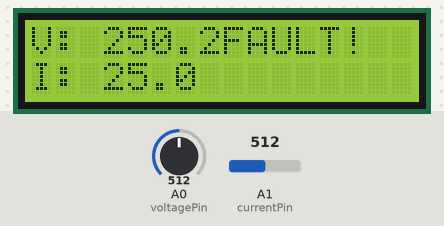
The sketch below on a simulated Arduino Uno, built with avr-gcc and run on an emulated ATmega328P. On the bench: 16×2 character LCD. Inputs (shaded band) come from the test bench; at power-on: A0 (voltagePin) = 512, A1 (currentPin) = 512.

Above: at 1.2 s.
1.3 s: A0 (voltagePin) set to 716
At 2.7 s:
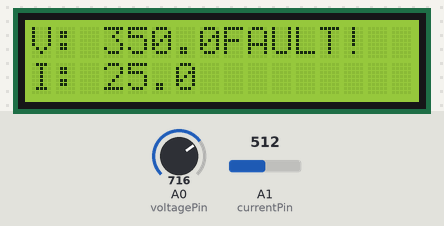
3.5 s: A1 (currentPin) set to 716
At 4.5 s:
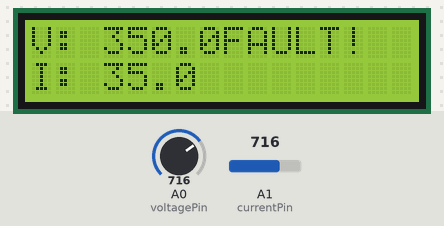
5.5 s: A0 (voltagePin) set to 900
At 6.3 s:
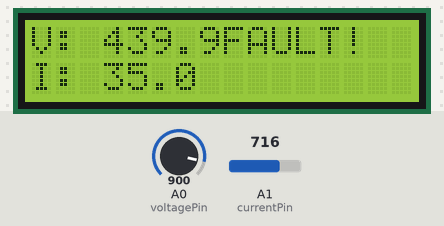
7.5 s: A1 (currentPin) set to 900
At 9.2 s:
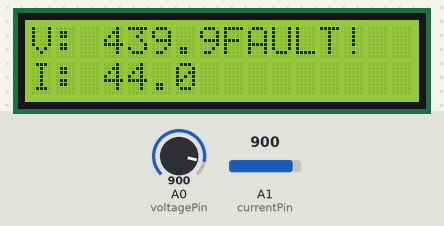
9.5 s: A0 (voltagePin) set to 1023
At 11.2 s:
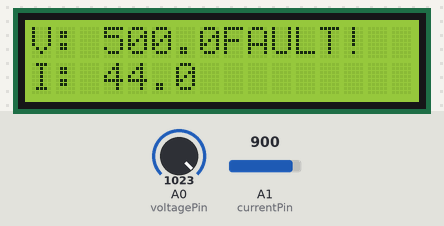
11.6 s: A1 (currentPin) set to 1023
At 13.0 s:
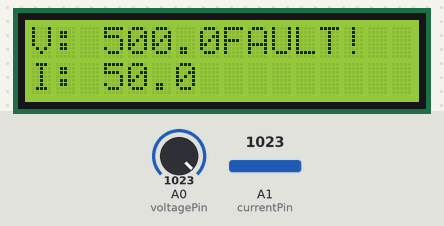
Timing chart, 0 to 14.6 s (numbered marks = the images above; inputs shaded):
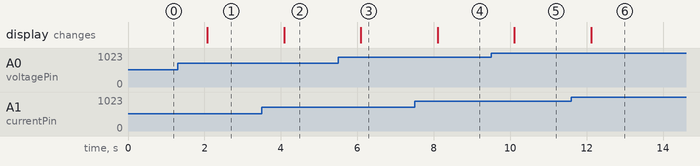

Measured:
- after the input at 1.3 s, the display: changes after 0.77 s (image 1)
- after the input at 3.5 s, the display: changes after 0.58 s (image 2)
- after the input at 5.5 s, the display: changes after 0.59 s (image 3)
- after the input at 7.5 s, the display: changes after 0.60 s (image 4)
- after the input at 9.5 s, the display: changes after 0.61 s (image 5)
- after the input at 11.6 s, the display: changes after 0.51 s (image 6)

The sketch:

Smart_Logger.ino
```cpp
#include <LiquidCrystal.h>

const int voltagePin = A0;
const int currentPin = A1;

LiquidCrystal lcd(12, 11, 5, 4, 3, 2);

void setup() {
  lcd.begin(16, 2);
}

void loop() {
  int rawVoltage = analogRead(voltagePin);
  int rawCurrent = analogRead(currentPin);

  float voltage = (rawVoltage * 5.0) / 1023.0 * 100;
  float current = (rawCurrent * 5.0) / 1023.0 * 10;

  lcd.setCursor(0, 0);
  lcd.print("V: ");
  lcd.print(voltage, 1);

  lcd.setCursor(0, 1);
  lcd.print("I: ");
  lcd.print(current, 1);

  if (voltage > 250 || current > 5) {
    lcd.setCursor(8, 0);
    lcd.print("FAULT!");
  } else {
    lcd.setCursor(8, 0);
    lcd.print("      ");
  }

  delay(1000);
}
```
